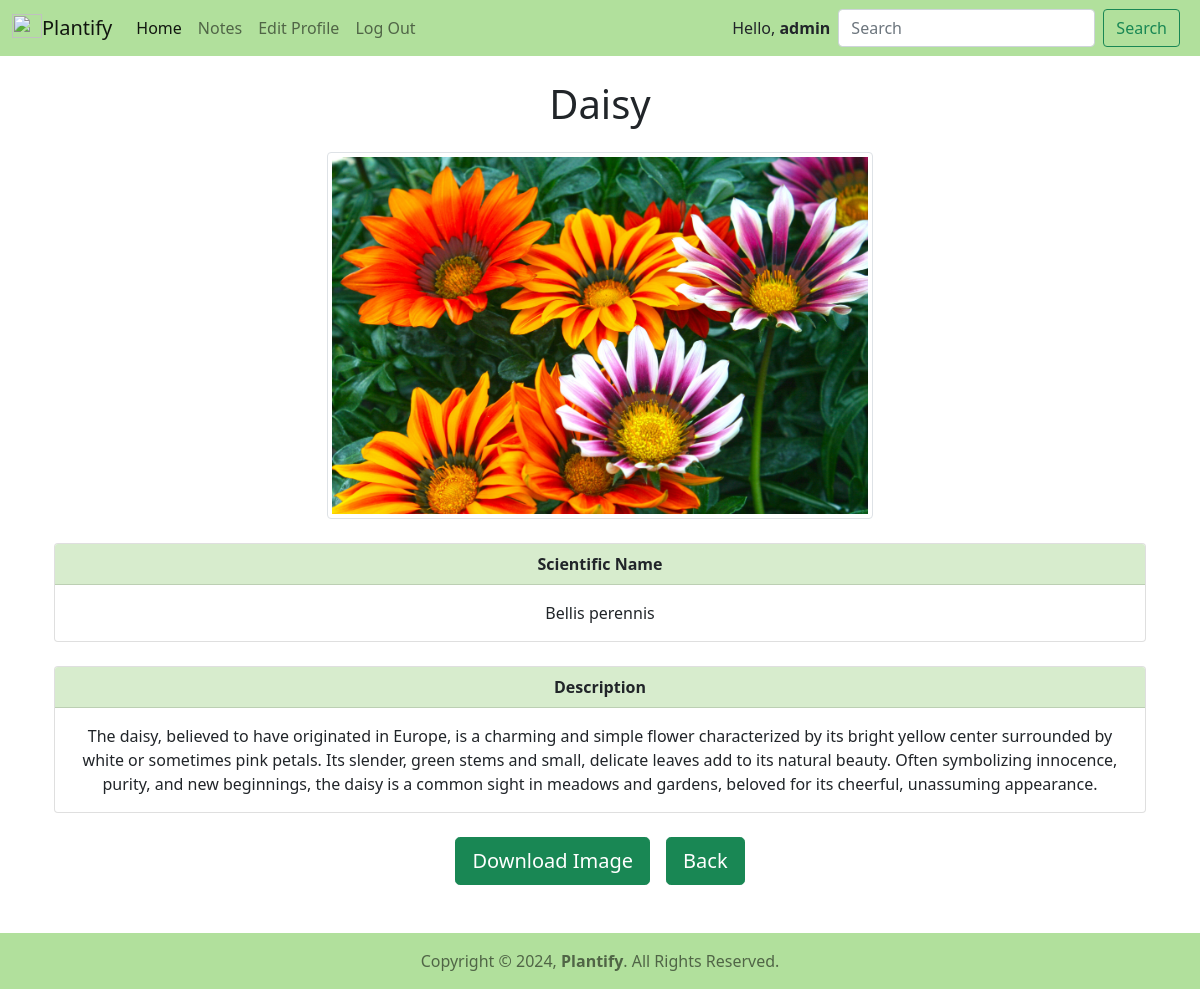
/2/flower-daisy/ (signed in), run on the app's committed database.
### home/models.py (models this page shows, shortened)
class Image(models.Model):
    title = models.CharField(max_length=150)
    slug = models.SlugField(unique=True)
    sname = models.CharField(max_length=150)
    tags = models.TextField()
    sdesc = models.TextField()
    ldesc = models.TextField()
    img = models.FileField(upload_to="pic/%y/")
    class Meta:
        ordering=('id',)

### home/views.py (the view)
# urls.py: path('<id>/<str:slug>/', views.detail_view, name='details'),
@login_required(login_url='login')
def detail_view(request, id, slug):
    obj=get_object_or_404(Image, id=id, slug=slug)
    return render(request, 'home/detail.html',{'image':obj})

### home/templates/home/detail.html (shortened to what this page needs)
{% load static %}
<!doctype html>
<html lang="en">
<head>
    <link href="https://cdn.jsdelivr.net/npm/bootstrap@5.0.2/dist/css/bootstrap.min.css" rel="stylesheet"
>
</head>
<body>
    <nav class="navbar sticky-top navbar-expand-lg navbar-light" style="background-color: #B1E09C">
        <div class="container-fluid">
            <a class="navbar-brand" href="{% url 'index' %}">
                <img src="{% static 'logo/logo.png' %}" alt="" width="30" height="24"
                    class="d-inline-block align-text-top">Plantify
            </a>
            <div class="collapse navbar-collapse" id="navbarSupportedContent">
                <ul class="navbar-nav me-auto mb-2 mb-lg-0">
                    <li class="nav-item">
                        <a class="nav-link active" aria-current="page" href="{% url 'index' %}">Home</a>
                    </li>
                    <li class="nav-item">
                        <a class="nav-link" href="{% url 'notes' %}">Notes</a>
                    </li>
                    <li class="nav-item">
                        <a class="nav-link" data-bs-toggle="modal" data-bs-target="#editProfileModal">Edit Profile</a>
                    </li>
                    <li class="nav-item">
                        <a class="nav-link" href="{% url 'logout' %}">Log Out</a>
                    </li>
                </ul>
                <span class="me-2">Hello, <strong>{{request.user}}</strong></span>
                <form action="{% url 'search' %}" class="d-flex" method="GET">
                    <input name="search" class="form-control me-2" type="search" placeholder="Search"
                        aria-label="Search">
                    <button class="btn btn-outline-success me-2" type="submit">Search</button>
                </form>
            </div>
        </div>
    </nav>
    <div class="container">
        <h1 class="text-center mt-4 mb-4">{{image.title}}</h1>
        <div class="container mt-3 mb-4 ">
            <div class="col-md-6 rounded mx-auto d-block">
                <img src="{{image.img.url}}" class="img-thumbnail" alt="...">
            </div>
        </div>
        <div class="container mb-4">
            <div class="card text-center">
                <div class="card-header" style="background-color: #D7ECCD">
                    <strong>Scientific Name</strong>
                </div>
                <div class="card-body">
                    <p class="card-text">{{image.sname}}</p>
                </div>
            </div>
        </div>
        <div class="container mb-4">
            <div class="card text-center">
                <div class="card-header" style="background-color: #D7ECCD">
                    <strong>Description</strong>
                </div>
                <div class="card-body">
                    <p class="card-text">{{image.ldesc}}</p>
                </div>
            </div>
        </div>
        <div class="d-flex justify-content-center mb-5">
            <a href="{{ image.img.url }}" class="btn btn-success btn-lg me-3" download>Download Image</a>
            <a href="{% url 'index' %}" class="btn btn-success btn-lg">Back</a>
        </div>
    </div>
    <nav class="navbar static-bottom navbar-light" style="background-color: #B1E09C">
        <div class="container-fluid d-flex justify-content-center">
            <span class="navbar-text">
                Copyright &#169; 2024, <strong>Plantify</strong>. All Rights Reserved.
            </span>
        </div>
    </nav>
</body>
</html>

### data on the page
Image: title "Daisy", img (picture), sname "Bellis perennis", ldesc "The daisy, believed to have originated in Europe, is a charming and simple flower characterized by its bright yellow center surrounded by white or sometimes pink petals. Its slender, green stems and small, delicate leaves add to its natural beauty. Often symbolizing innocence, purity, and new beginnings, the daisy is a common sight in meadows and gardens, beloved for its cheerful, unassuming appearance."

### other printed values
{{ request.user }} "admin"
